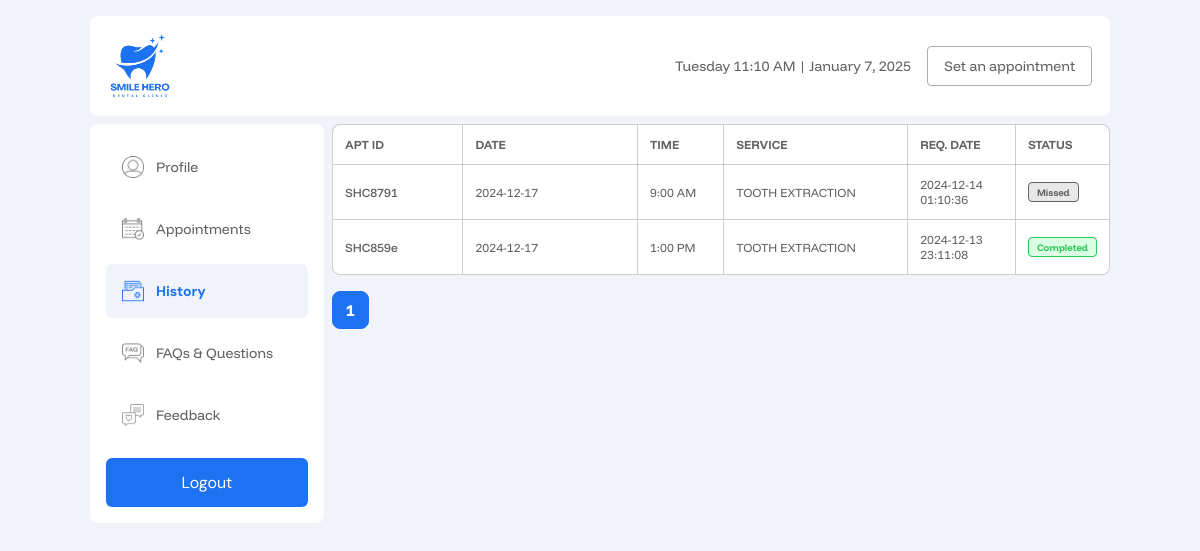
/user_pages/dental_history.php (signed in), run on an earlier commit of the app's database.
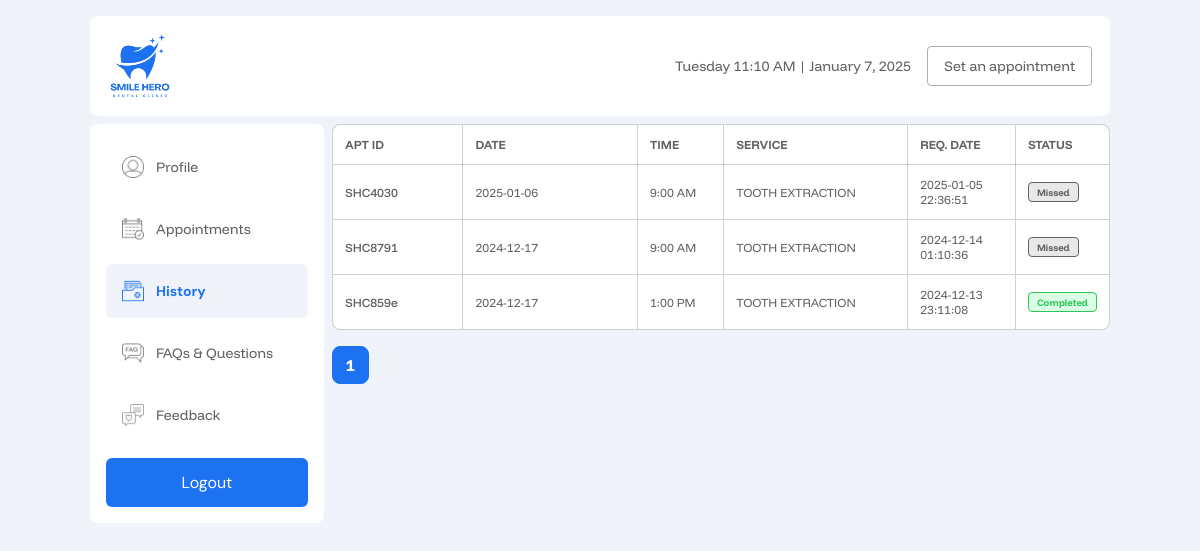
And on a later commit of the database.
### tables this page shows
CREATE TABLE `appointments` (
  `user_id` varchar(100) NOT NULL,
  `doctor_id` varchar(100) DEFAULT NULL,
  `appointment_id` varchar(20) NOT NULL,
  `label` varchar(100) NOT NULL,
  `name` varchar(255) NOT NULL,
  `email` varchar(255) NOT NULL,
  `contact` varchar(30) NOT NULL,
  `message` text NOT NULL,
  `date` varchar(30) NOT NULL,
  `time` varchar(30) NOT NULL,
  `service` varchar(100) NOT NULL,
  `location` varchar(100) NOT NULL,
  `status` varchar(50) NOT NULL,
  `created_at` datetime NOT NULL
);

### user_pages/dental_history.php (the view, shortened to what this page needs)
<?php
require_once '../includes/dbh.inc.php';
$user_id = $_SESSION['user_id'];
$limit = 10;
$page = isset($_GET['page']) ? (int)$_GET['page'] : 1;
$start = ($page - 1) * $limit;
$totalQuery = "SELECT COUNT(*) AS total FROM appointments WHERE user_id = ? AND status != 'request' AND status != 'accepted'";
$stmt = $conn->prepare($totalQuery);
$stmt->bind_param("s", $user_id);
$stmt->execute();
$totalResult = $stmt->get_result();
$totalRow = $totalResult->fetch_assoc();
$totalRecords = $totalRow['total'];
$totalPages = ceil($totalRecords / $limit);
$query = "SELECT * FROM appointments WHERE user_id = ? AND status != 'request' AND status != 'accepted' ORDER BY created_at DESC LIMIT ?, ?";
$stmt = $conn->prepare($query);
$stmt->bind_param("sii", $user_id, $start, $limit);
$stmt->execute();
$result = $stmt->get_result();
$users = [];
if ($result->num_rows > 0) {
    while ($row = $result->fetch_assoc()) {
        $users[] = $row;
    }
}
?>
<!DOCTYPE html>
<html lang="en">
<head>
  <link rel="stylesheet" href="../src/dist/styles.css" />
</head>
<body class="user__page">
  <main class="user__main">
    <?php include('includes/nav.php'); ?>
    <section class="user-contents">
      <?php include('includes/sidenav.php'); ?>
    <section class="dental-history__page account__container">
      <div class="table-container">
        <table>
          <thead>
            <tr>
              <th>Apt ID</th>
              <th>Date</th>
              <th>Time</th>
              <th>Service</th>
              <th>Req. Date</th>
              <th>Status</th>
            </tr>
          </thead>
          <tbody>
            <?php foreach ($users as $user){ ?>
              <tr>
              <td><?php echo htmlspecialchars($user['appointment_id']) ?></td>
              <td><?php echo htmlspecialchars($user['date'])?> </td>
              <td><?php echo htmlspecialchars($user['time'])?> </td>
              <td>Tooth Extraction</td>
              <td><?php echo htmlspecialchars($user['created_at'])?> </td>
              <td>
                <p class="status">
                  <?php echo htmlspecialchars($user['status'])?>
                </p>
              </td>
            </tr>
            <?php } ?>
          </tbody>
        </table>
      </div>
      <div class="pagination">
        <?php for ($i = 1; $i <= $totalPages; $i++): ?>
          <a href="?page=<?php echo $i; ?>" class="<?php echo $i === $page ? 'active' : ''; ?>">
            <?php echo $i; ?>
          </a>
        <?php endfor; ?>
      </div>
    </section>
  </main>
</body>
</html>

What changed in the data, as far as the page shows it:
now on this page (row edited): appointments: appointment_id "SHC4030", date "2025-01-06", time "9:00 AM", created_at "2025-01-05 22:36:51", status "Missed"
